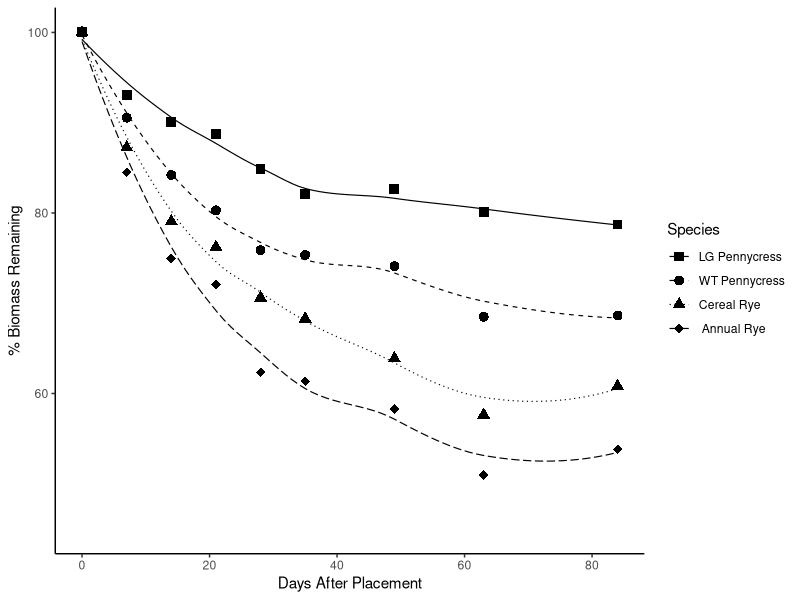
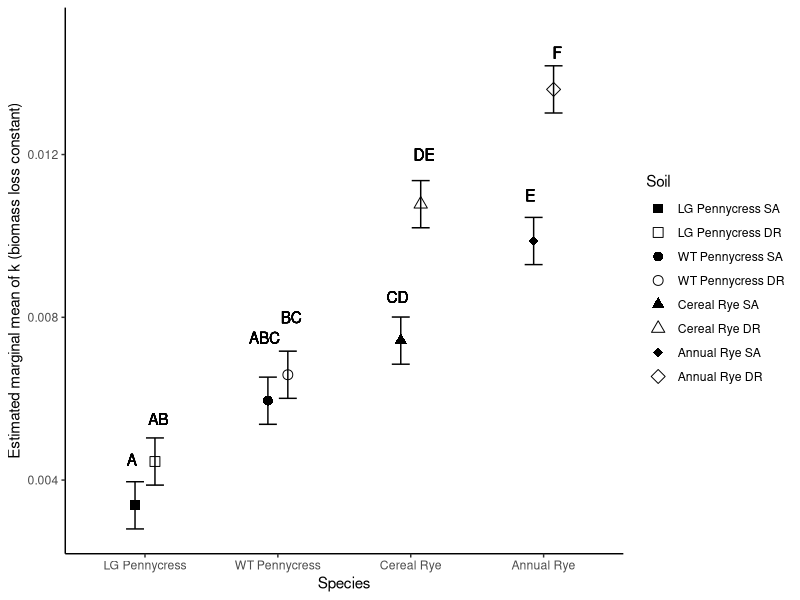
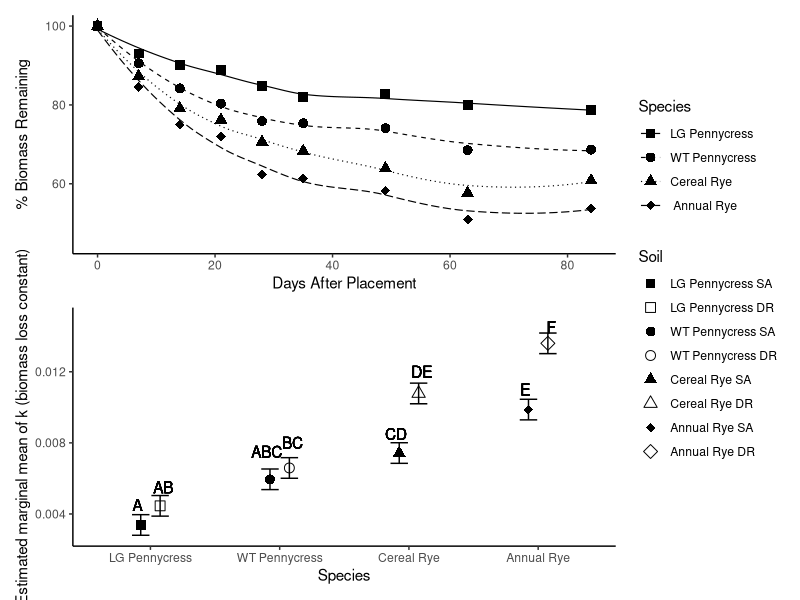

Generate these figures, in order, with R: (Note: this script raises an error after producing the figures.)
# LOAD LIBRARIES ----
library(tidyverse) 
library(patchwork)

# OBJECTIVE ----
# I'm going to use this file for all of the final plotting
# I need to do so that I can do it all in one place.
# At the end of the biomass, nitrogen, and carbon analysis scripts
#I saved the relevant files as csv files
# in the filepath: "output/final". The full data frame for
# the nitrogen and carbon loss data is created and 
# saved in the carbon analysis file so that I only had to do it 
# once and put it in one place. 
# going to start by plotting the percent remaining over time, 
# and them the emmeans graphs with relevant
# statistics. Will see where to go from there. 

# READ IN THE DATA ----

# full nitrogen and carbon data ----
nutrients.df <- 
  read_csv("output/final files from import and k calcs/from import and clean/nutrients.csv")

# full decomp data ----
biomass.df <- 
  read_csv("output/final files from import and k calcs/from import and clean/total biomass.csv")

# now we load in the emmeans for those plots 
# biomass ----
biomass_k_emmeans.df <- 
  read_csv("output/statistical results/biomass results.csv")

# nitrogen ----
nitrogen_k_emmeans.df <- 
  read_csv("output/statistical results/nitrogen results.csv")

# carbon ----
carbon_k_emmeans.df <- 
  read_csv("output/statistical results/carbon results.csv")

# carbon to nitrogen ratios ----
ratios.df <- 
  read_csv("output/carbon to nitrogen ratios/c to n ratios.csv")

# carbon to nitrogen ratios by soil ----
ratio_soils.df <- 
  read_csv("output/carbon to nitrogen ratios/ c to n ratios by soil.csv")



# CLEANING OF FILES ----
# full.df <- full.df %>%
#   rename(pct_c_remain = pct_c_remaing)
# 
# biomass_k_emmeans.df <- biomass_k_emmeans.df %>%
#   mutate(spp = as.factor(sp)) 
# 
# nitrogen_k_emmeans.df <- nitrogen_k_emmeans.df %>%
#   mutate(soil_block = as.factor(soil_block))
# 
# nitrogen_k_emmeans.df <- nitrogen_k_emmeans.df %>%
#   mutate(spp_soil = paste(spp, soil_block, sep = "_")) 

biomass_k_emmeans.df <- biomass_k_emmeans.df %>%
  mutate(spp = case_when(
    trt == "GM_PC_1" ~ "gm_pc",
    trt == "GM_PC_2" ~ "gm_pc",
    trt == "PC_1" ~ "pc",
    trt == "PC_2" ~ "pc",
    trt == "CR_1" ~ "cr",
    trt == "CR_2" ~ "cr",
    trt == "AR_1" ~ "ar",
    trt == "AR_2" ~ "ar"))

biomass_k_emmeans.df <- biomass_k_emmeans.df %>%
  mutate(soil = case_when(
    trt == "GM_PC_1" ~ "1",
    trt == "GM_PC_2" ~ "2",
    trt == "PC_1" ~ "1",
    trt == "PC_2" ~ "2",
    trt == "CR_1" ~ "1",
    trt == "CR_2" ~ "2",
    trt == "AR_1" ~ "1",
    trt == "AR_2" ~ "2"))

biomass_k_emmeans.df<- biomass_k_emmeans.df %>%
  rename(spp_soil = trt)

# FIGURES ----

# BIOMASS ----

# percent remaining
total_biomass_days.plot <- biomass.df %>%
  mutate(spp = as.factor(spp)) %>%
  mutate(spp = fct_relevel(spp, "GM_PC", "PC", "CR", "AR")) %>%
  ggplot(mapping = aes(days, pct_mass_remain_corr, shape = spp, linetype = spp)) + 
  stat_summary(fun = mean, na.rm = TRUE, geom = "point", size = 3) +
  geom_smooth(se = FALSE, color = "black", size = 0.4) +
  labs(x = "Days After Placement", y = "% Biomass Remaining") +
  scale_shape_manual(name = "Species",
                     label = c("LG Pennycress", "WT Pennycress", "Cereal Rye", " Annual Rye"),
                     values = c(15, 16, 17, 18)) +
  scale_linetype_manual(name = "Species",
                        label =
                          c("LG Pennycress", "WT Pennycress", "Cereal Rye", " Annual Rye"),
                        values = c(1, 2, 3, 5)) +
  labs(shape = "Species", linetype = "Species") +
  expand_limits(y = 45) +
  theme_classic()

total_biomass_days.plot

# emm contrasts
biomass_contrast.plot <- biomass_k_emmeans.df %>%
  mutate(spp = fct_relevel(spp, "gm_pc", "pc", "cr", "ar")) %>%
  mutate(spp_soil = fct_relevel(spp_soil,
                                "GM_PC_1", "GM_PC_2", "PC_1", "PC_2", "CR_1", "CR_2",
                                "AR_1", "AR_2")) %>%
  ggplot(aes(x=spp)) +
  geom_point(aes(y=emmean, shape = spp_soil, group = soil), 
             position = position_dodge2(width = 0.3), size = 3) +
  geom_errorbar(aes(ymin = emmean-SE, ymax = emmean+SE, group = soil), 
                position = position_dodge2(0.3),
                stat="identity", width = 0.3) + 
  labs(x="Species", y= "Estimated marginal mean of k (biomass loss constant)")  +
  geom_text(aes(x = 0.9, y = .0045, label = "A")) +
  geom_text(aes(x = 1.1, y = .0055, label = "AB")) +
  geom_text(aes(x = 1.9, y = .0075, label = "ABC")) +
  geom_text(aes(x = 2.1, y = .008, label = "BC")) +
  geom_text(aes(x = 2.9, y = .0085, label = "CD"))+
  geom_text(aes(x = 3.1, y = .012, label = "DE")) +
  geom_text(aes(x = 3.9, y = .011, label = "E"))+
  geom_text(aes(x = 4.1, y = .0145, label = "F")) +
  scale_x_discrete(labels = c("pc" = "WT Pennycress", "gm_pc" = "LG Pennycress",
                              "cr" = "Cereal Rye", "ar" = "Annual Rye")) +
  scale_shape_manual(name = "Soil ",
                     label = c("LG Pennycress SA","LG Pennycress DR",
                               "WT Pennycress SA", "WT Pennycress DR", 
                               "Cereal Rye SA", "Cereal Rye DR",
                               "Annual Rye SA", "Annual Rye DR"),
                     values = c(15, 0, 16, 1, 17, 2, 18, 5)) +
  expand_limits(ymin = 0.005, ymax = 0.015) +
  theme_classic()

biomass_contrast.plot

# full
total_biomass_days.plot + biomass_contrast.plot + plot_layout(ncol = 1, guides = "collect")


# NITROGEN ----

# mass remaining 
nitrogen.plot <- full.df %>%
   mutate(spp = as.factor(spp)) %>%
   mutate(spp = fct_relevel(spp, "GM_PC", "PC", "CR", "AR")) %>%
  ggplot(mapping = aes(days, pct_n_remain, shape = spp, linetype = spp)) +
  stat_summary(fun = mean, na.rm = TRUE, geom = "point", size = 3) +
  geom_smooth(se = FALSE, color = "black", size = 0.4) +
  labs(x = "Days After Placement", y = "Mean Percent Nitrogen Remaining") +
  scale_shape_manual(name = "Species", 
                     label = c("LG Pennycress", "WT Pennycress", "Cereal Rye", " Annual Rye"),
                     values = c(15, 16, 17, 18)) +
  scale_linetype_manual(name = "Species",
                        label =
                          c("LG Pennycress", "WT Pennycress", "Cereal Rye", " Annual Rye"),
                        values = c(1, 2, 3, 5)) +
  labs(shape = "Species", linetype = "Species") +
  expand_limits(y = 25) +
  theme_classic()

nitrogen.plot

# emmeans with spp on x
# empty shapes with fill for soil - soil type differentially affects decomposition by species 
# figure of C:N ratios 
nitrogen_emm.plot <- nitrogen_k_emmeans.df %>%
  mutate(spp = fct_relevel(spp, "gm_pc", "pc", "cr", "ar")) %>%
  mutate(spp_soil = fct_relevel(spp_soil,
                               "gm_pc_1", "gm_pc_2", "pc_1", "pc_2", "cr_1", "cr_2",
                               "ar_1", "ar_2")) %>%
  ggplot(aes(x=spp)) +
  geom_point(aes(y=emmean, shape = spp_soil, group = soil_block), 
             position = position_dodge2(width = 0.3), size = 3) +
  geom_errorbar(aes(ymin = emmean-SE, ymax = emmean+SE, group = soil_block), 
                position = position_dodge2(0.3),
                stat="identity", width = 0.3) + 
  labs(x="Species", y= "k (nitrogen loss per day)")  +
  geom_text(aes(x = 0.9, y = .007, label = "A")) +
  geom_text(aes(x = 1.1, y = .007, label = "A")) +
  geom_text(aes(x = 1.9, y = .010, label = "ABC")) +
  geom_text(aes(x = 2.1, y = .008, label = "AB")) +
  geom_text(aes(x = 2.9, y = .009, label = "AB"))+
  geom_text(aes(x = 3.1, y = .011, label = "BCD")) +
  geom_text(aes(x = 3.9, y = .0125, label = "CD"))+
  geom_text(aes(x = 4.1, y = .0143, label = "D")) +
  scale_x_discrete(labels = c("pc" = "WT Pennycress", "gm_pc" = "LG Pennycress",
                              "cr" = "Cereal Rye", "ar" = "Annual Rye")) +
  scale_shape_manual(name = "Soil ",
                     label = c("LG Pennycress SA","LG Pennycress DR",
                               "WT Pennycress SA", "WT Pennycress DR", 
                               "Cereal Rye SA", "Cereal Rye DR",
                               "Annual Rye SA", "Annual Rye DR"),
                     values = c(15, 0, 16, 1, 17, 2, 18, 5)) +
  expand_limits(ymin = 0.005, ymax = 0.015) +
  theme_classic()

nitrogen_emm.plot


# comparing emmeans
nitrogen.plot + nitrogen_emm.plot + plot_layout(ncol = 1)

# CARBON ----

# mass remaining 
carbon.plot <- full.df %>%
  mutate(spp = as.factor(spp)) %>%
  mutate(spp = fct_relevel(spp, "GM_PC", "PC", "CR", "AR")) %>%
  ggplot(mapping = aes(days, pct_c_remain, shape = spp, linetype = spp)) +
  stat_summary(fun = mean, na.rm = TRUE, geom = "point", size = 4) +
  geom_smooth(se = FALSE, color = "black", size = 0.4) +
  labs(x = "Days After Placement", y = "Mean Percent Carbon Remaining") +
  scale_shape_manual(name = "Species", 
                     label = c("LG Pennycress", "WT Pennycress", "Cereal Rye", " Annual Rye"),
                     values = c(15, 16, 17, 18)) +
  scale_linetype_manual(name = "Species",
                        label =
                          c("LG Pennycress", "WT Pennycress", "Cereal Rye", " Annual Rye"),
                        values = c(1, 2, 3, 5)) +
  labs(shape = "Species", linetype = "Species") +
  expand_limits(y = 25) +
  theme_classic()

carbon.plot

# emmeans 
carbon_emm.plot <- carbon_k_emmeans.df %>%
  mutate(spp = fct_relevel(spp, "gm_pc", "pc", "cr", "ar")) %>%
  ggplot(aes(x=spp, shape = spp)) +
  geom_point(aes(y=emmean), size=3) +
  geom_errorbar(aes(ymin = emmean-SE, ymax = emmean+SE), 
                stat="identity", width = 0.2) +
  labs(x="Species", y= "k (carbon loss per day)")  +
  geom_text(aes(x = 1, y = .007, label = "A")) +
  geom_text(aes(x = 2, y = .011, label = "B")) +
  geom_text(aes(x = 3, y = .0155, label = "C"))+
  geom_text(aes(x = 4, y = .019, label = "D")) +
  scale_x_discrete(labels = c("pc" = "WT Pennycress", "gm_pc"= "LG Pennycress",
                              "cr" = "Cereal Rye", "ar" = "Annual Rye")) +
  scale_shape_manual(name = "Species", 
                     label = c("LG Pennycress", "WT Pennycress", "Cereal Rye", "Annual Rye"),
                     values = c(15, 16, 17, 18)) +
  expand_limits(ymin = 0.005, ymax = 0.02) +
  theme_classic()

carbon_emm.plot

# carbon plots together
carbon.plot + carbon_emm.plot + plot_layout(ncol = 1)


# put them all together
decomp.plot + nitrogen.plot + carbon.plot +
  decomp_emm.plot + nitrogen_emm.plot + carbon_emm.plot +
  plot_layout(ncol = 3, guides = "collect")

# PUT THE PLOTS TOGETHER FOR THE PAPER ----

# plan here for the paper is to have 3 plots, one for total biomass, one for
# n and one for c

# full biomass ----
full_biomass.plot <- decomp.plot + decomp_emm.plot + 
  plot_layout(guides = "collect", ncol = 1)

full_biomass.plot

# full nitrogen ----
full_nitrogen.plot <- nitrogen.plot + nitrogen_contrasts.plot +
  plot_layout(guides = "collect", ncol = 1)

full_nitrogen.plot

# full carbon ----
full_carbon.plot <- carbon.plot + carbon_emm.plot +
  plot_layout(guides = "collect", ncol = 1)

full_carbon.plot

# CARBON TO NITROGEN RATIOS PLOTTING ----

# by species ----
ratio.plot <- ratios.df %>%
  ggplot(mapping = aes(days, mean, shape = spp)) +
  geom_point(size = 3) +
  scale_shape_manual(name = "Species", 
                     label = c("Annual Rye", "Cereal Rye", "LG Pennycress", " WT Pennycress"),
                     values = c(15, 16, 17, 18)) +
  labs(x = "Days After Bag Placement", y = "Carbon to Nitrogen Ratio") +
  theme_classic()

# by species and soil ----
ratio_soils.plot <- ratio_soils.df %>%
  ggplot(mapping = aes(days, mean, shape = spp_soil)) +
  geom_point(size = 3) +
  scale_shape_manual(name = "Species",
                     label = c("Annual Rye SA", "Annual Rye DR", "Cereal Rye SA",
                               "Cereal Rye DR", "LG Pennycress SA", "LG Pennycress DR",
                               "WT Pennycress SA", "WT Pennycress DR"),
                     values = c(15, 0, 16, 1, 17, 2, 18, 5)) +
  labs(x = "Days After Bag Placement", y = "Carbon to Nitrogen Ratio") +
  theme_classic()

# putting the above two plots together
ratio.plot + ratio_soils.plot + plot_layout(ncol = 1)

# just looking at initial carbon to nitrogen ratio by species
ratios.df %>%
  filter(days == 0) %>%
  ggplot(mapping = aes(spp, mean, shape = spp)) +
  geom_point(size = 3) +
  scale_shape_manual(name = "Species", 
                     label = c("Annual Rye", "Cereal Rye", "LG Pennycress", " WT Pennycress"),
                     values = c(15, 16, 17, 18)) +
  labs(x = "Species", y = "Initial Carbon to Nitrogen Ratio") +
  theme_classic()
  
ratios.df %>%
  filter(days == 0) %>%
  mutate(spp = fct_relevel(spp, "GM_PC", "PC", "CR", "AR")) %>%
  ggplot(mapping = aes(spp, mean, shape = spp)) +
  geom_point(size = 5) +
  scale_shape_manual(name = "Species", 
                     label = c("LG Pennycress", "WT Pennycress", "Cereal Rye", "Annual Rye"),
                     values = c(15, 16, 17, 18)) +
  scale_x_discrete(labels = c("PC" = "WT Pennycress", "GM_PC"= "LG Pennycress",
                              "CR" = "Cereal Rye", "AR" = "Annual Rye")) +
  geom_text(aes(x = 1, y = 11, label = "Hairy Vetch")) +
  geom_text(aes(x = 1, y = 57, label = "Corn Stover")) +
  geom_text(aes(x = 1, y = 24, label = "Ideal Microbial Diet")) +
  labs(x = "Species", y = "Initial Carbon to Nitrogen Ratio") +
  theme_classic()

# at cn of 24/25 to 1 there is no leftover carbon or nitrogen!


  
